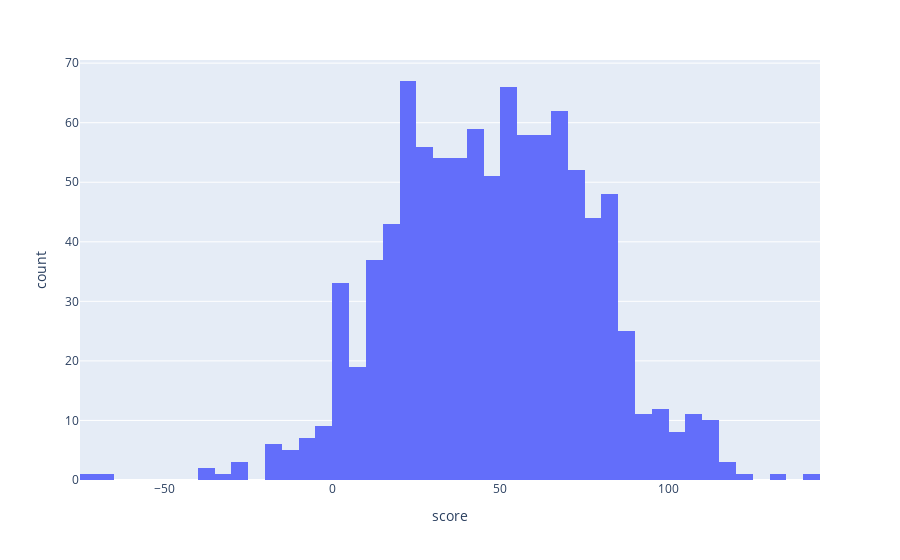

Notebook source saved alongside this figure:
### Code cell
px.histogram(Meias, x='score').show()

### Figure 1 — Plotly figure (JSON) as saved in the notebook; plotly's stock layout.template omitted (floating-point values rounded to 4 significant figures; data arrays with more than 128 entries replaced by an {"elided": "..."} marker saying what was removed)
{"data": [{"alignmentgroup": "True", "bingroup": "x", "hovertemplate": "score=%{x}<br>count=%{y}<extra></extra>", "legendgroup": "", "marker": {"color": "#636efa", "pattern": {"shape": ""}}, "name": "", "offsetgroup": "", "orientation": "v", "showlegend": false, "type": "histogram", "x": {"elided": "979 float values"}, "xaxis": "x", "yaxis": "y"}], "layout": {"barmode": "relative", "legend": {"tracegroupgap": 0}, "margin": {"t": 60}, "xaxis": {"anchor": "y", "domain": [0, 1], "title": {"text": "score"}}, "yaxis": {"anchor": "x", "domain": [0, 1], "title": {"text": "count"}}}}
